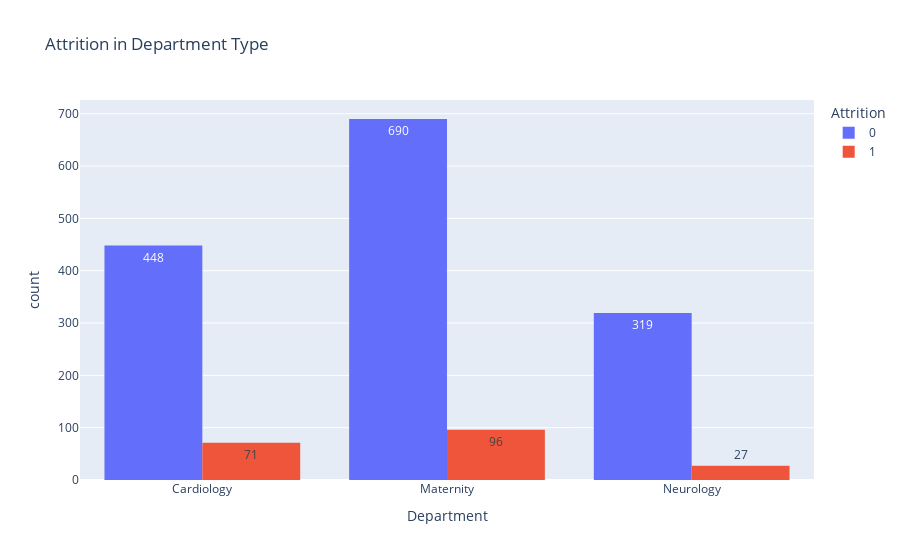

Source (notebook cell):
### Markdown cell above
People with background such as Life Science and Medical seem to be in high demand and they frequently to switch job

### Code cell
px.histogram(watson_healthcare,x="Department",color="Attrition",
             barmode="group",text_auto="True",
             title = "Attrition in Department Type")

### Figure 1 — Plotly figure (JSON) as saved in the notebook; plotly's stock layout.template omitted (floating-point values rounded to 4 significant figures; data arrays with more than 128 entries replaced by an {"elided": "..."} marker saying what was removed)
{"data": [{"alignmentgroup": "True", "bingroup": "x", "hovertemplate": "Attrition=0<br>Department=%{x}<br>count=%{y}<extra></extra>", "legendgroup": "0", "marker": {"color": "#636efa", "pattern": {"shape": ""}}, "name": "0", "offsetgroup": "0", "orientation": "v", "showlegend": true, "texttemplate": "%{value:True}", "type": "histogram", "x": {"elided": "1457 str values"}, "xaxis": "x", "yaxis": "y"}, {"alignmentgroup": "True", "bingroup": "x", "hovertemplate": "Attrition=1<br>Department=%{x}<br>count=%{y}<extra></extra>", "legendgroup": "1", "marker": {"color": "#EF553B", "pattern": {"shape": ""}}, "name": "1", "offsetgroup": "1", "orientation": "v", "showlegend": true, "texttemplate": "%{value:True}", "type": "histogram", "x": {"elided": "194 str values"}, "xaxis": "x", "yaxis": "y"}], "layout": {"barmode": "group", "legend": {"title": {"text": "Attrition"}, "tracegroupgap": 0}, "title": {"text": "Attrition in Department Type"}, "xaxis": {"anchor": "y", "domain": [0, 1], "title": {"text": "Department"}}, "yaxis": {"anchor": "x", "domain": [0, 1], "title": {"text": "count"}}}}
